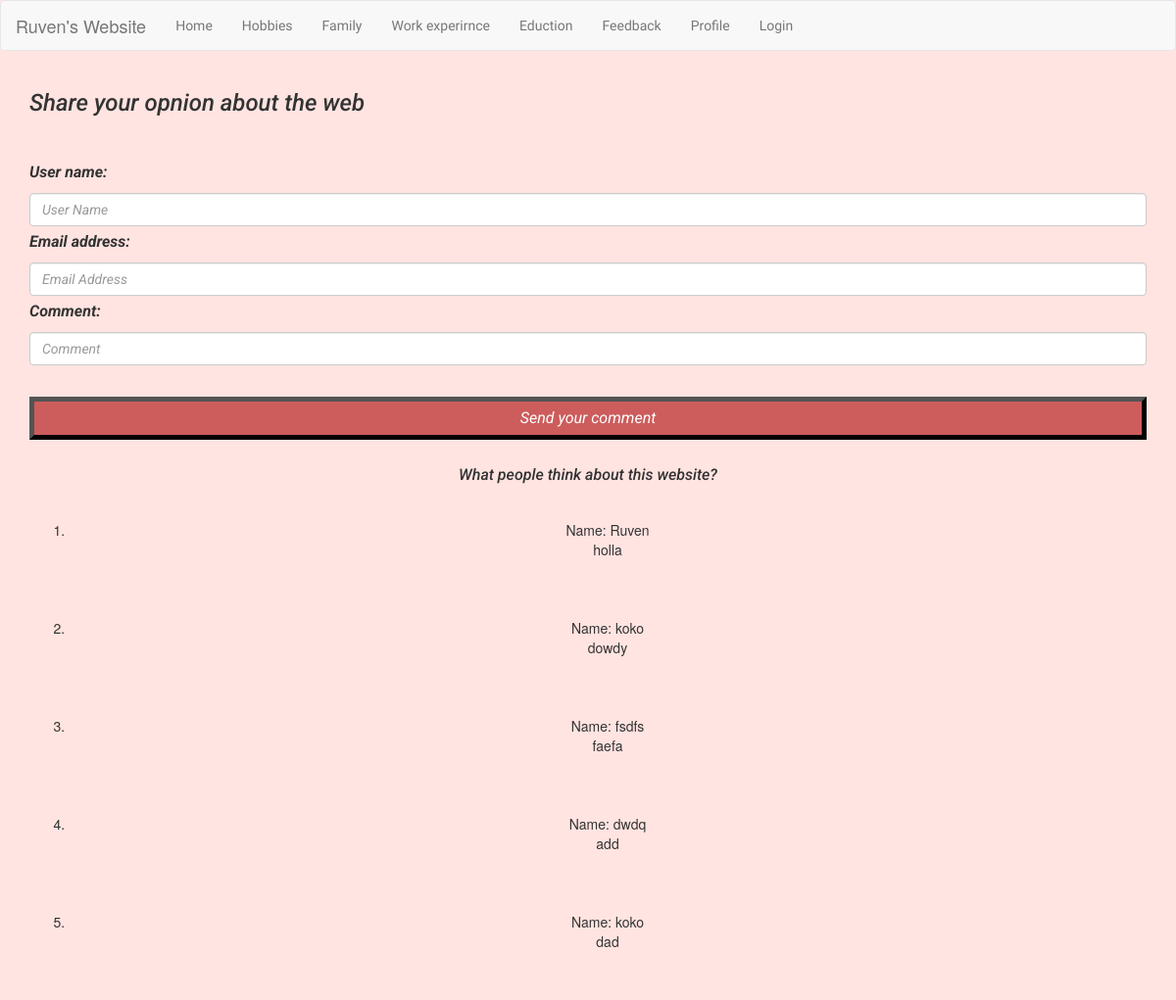
The page /feedback on the database as committed earlier.
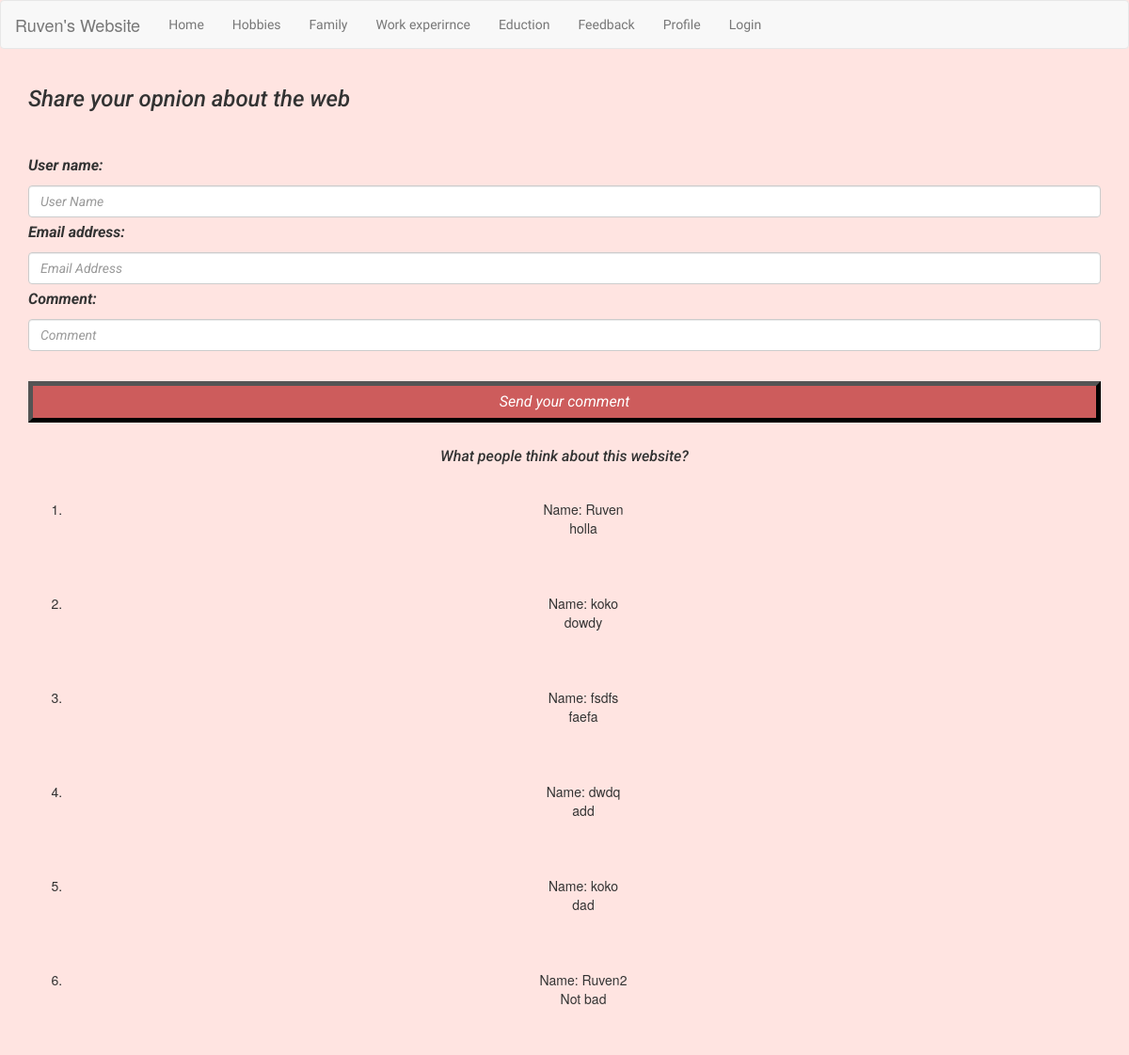
The same page on the database as committed later.
### ruvenweb/model.py (models this page shows, shortened)
class Feedback(db.Model):
    id = db.Column(db.Integer(), primary_key=True)
    name = db.Column(db.String(length=30), nullable=False, unique=False)
    email = db.Column(db.String(length=60), nullable=False, unique=False)
    description = db.Column(db.String(length=1024), nullable=False, unique=True)

### ruvenweb/routes.py (the view)
@app.route("/feedback", methods=['GET', 'POST'])
def feedback():
    user_comments = Feedback.query.all()
    form = RegisterFeedback()
    if form.validate_on_submit():
        comment = Feedback(name=form.username.data, email=form.email.data, description=form.descreption.data)
        db.session.add(comment)
        db.session.commit()
        return redirect(url_for('feedback'))
    return render_template('feedback.html', form=form, users_comments=user_comments)

### ruvenweb/form_for_feedback.py
class RegisterFeedback(FlaskForm):
    username = StringField(label='User name:', validators=[Length(min=1)])
    email = EmailField(label='Email address:', validators=[DataRequired(), Email()])
    descreption = StringField(label='Comment:', validators=[DataRequired()])
    submit = SubmitField(label='Send your comment')

### ruvenweb/templates/feedback.html (shortened to what this page needs)
{% extends 'base.html' %}
{% block content %}
<body class="text-center backgroundweb">
    <div class="container">
        <form method="POST" class="form-register mainfont" >
            <h1 class="h3 mb-3 font-weight-normal">
                Share your opnion about the web
            </h1>
            <br>
            {{ form.username.label() }}
            {{ form.username(class="form-control", placeholder="User Name") }}
            {{ form.email.label() }}
            {{ form.email(class="form-control", placeholder="Email Address") }}
             {{ form.descreption.label() }}
             {{ form.descreption(class="form-control", placeholder="Comment") }}
            <br>
            {{ form.submit(class="btncomment btn-block ") }}
        </form>
    </div>
</body>
<body class=" container text-center mainfont">
    <h1 class="mainfont text-center">What people think about this website?</h1>
    <div class="container text-center" >
        <ol>
        {% for item in users_comments %}
                <br>
                <li>Name: {{ item.name}}
                    <br>{{ item.description}}</li></br>
            {% endfor %}
        </ol>
    </div>
</body>
{% endblock %}

### ruvenweb/templates/base.html (shortened to what this page needs)
<!DOCTYPE html>
<html lang="en">
<head>
  <link rel="stylesheet" href="https://maxcdn.bootstrapcdn.com/bootstrap/3.4.1/css/bootstrap.min.css">
    <link rel="stylesheet" href="../static/css/main.css">
</head>
<body class="backgroundweb">
<nav class="navbar navbar-default" style="color: #808080 ;">
  <div class="container-fluid">
    <div class="navbar-header">
      <a class="navbar-brand" href="/">Ruven's Website</a>
    </div>
    <ul class="nav navbar-nav welcome" >
      <li><a href="/">Home</a></li>
      <li><a href="{{ url_for('hobbies') }}">Hobbies</a></li>
      <li><a href="{{ url_for('family') }}">Family</a></li>
      <li><a href="{{ url_for('workexperirnce') }}">Work experirnce</a></li>
        <li><a href="{{ url_for('eduction') }}">Eduction</a></li>
      <li><a href="{{ url_for('feedback') }}">Feedback</a></li>
        <li><a href="{{ url_for('profile') }}">Profile</a></li>
        {% if current_user.is_authenticated %}
        <li><a href="{{ url_for('logout') }}">Logout</a></li>
        {% else %}
        <li><a href="{{ url_for('login') }}">Login</a></li>
        {% endif %}
    </ul>
  </div>
</nav>
{% block content %}{% endblock %}
</body>
</html>

### ruvenweb/static/css/main.css (style rules this page uses)
.welcome { font-family: 'Lobster', cursive; }
.backgroundweb { background: mistyrose; }
.btncomment { color: white; border-color: black; background: indianred; border-width: thick; }
.mainfont { font-family: 'Lobster', cursive; font-family: 'Roboto', sans-serif; font-style: italic; line-height: 2; font-size: medium; }

Rows that differ between the two databases and show on the page:
added Feedback: name "Ruven2", description "Not bad"
